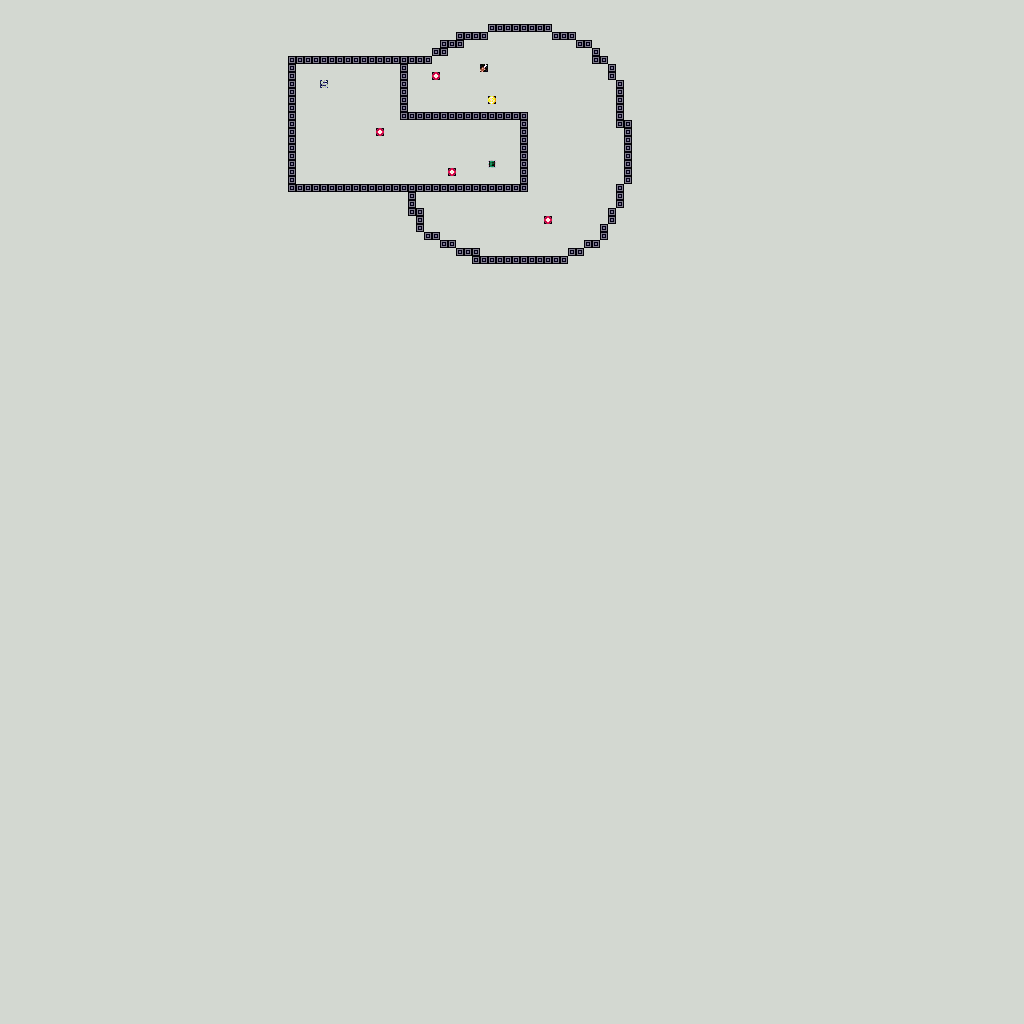

The image is a tile-based game level rendered from a .tmx file. Its description and source (layers, tilesets, objects; grid data summarised) follow:
An orthogonal 128x128 tile map with 8x8 px tiles, 1 tile layer (floor).

<map version="1.2" tiledversion="1.3.2" orientation="orthogonal" renderorder="left-up" compressionlevel="0" width="128" height="128" tilewidth="8" tileheight="8" infinite="0" backgroundcolor="#d3d7cf" nextlayerid="2" nextobjectid="1">
 <tileset firstgid="1" source="map_tiles.tsx" />
 <layer id="1" name="floor" width="128" height="128">
  <data>[16384 cells, 178 non-empty, 6 distinct tile ids]</data>
 </layer>
</map>
